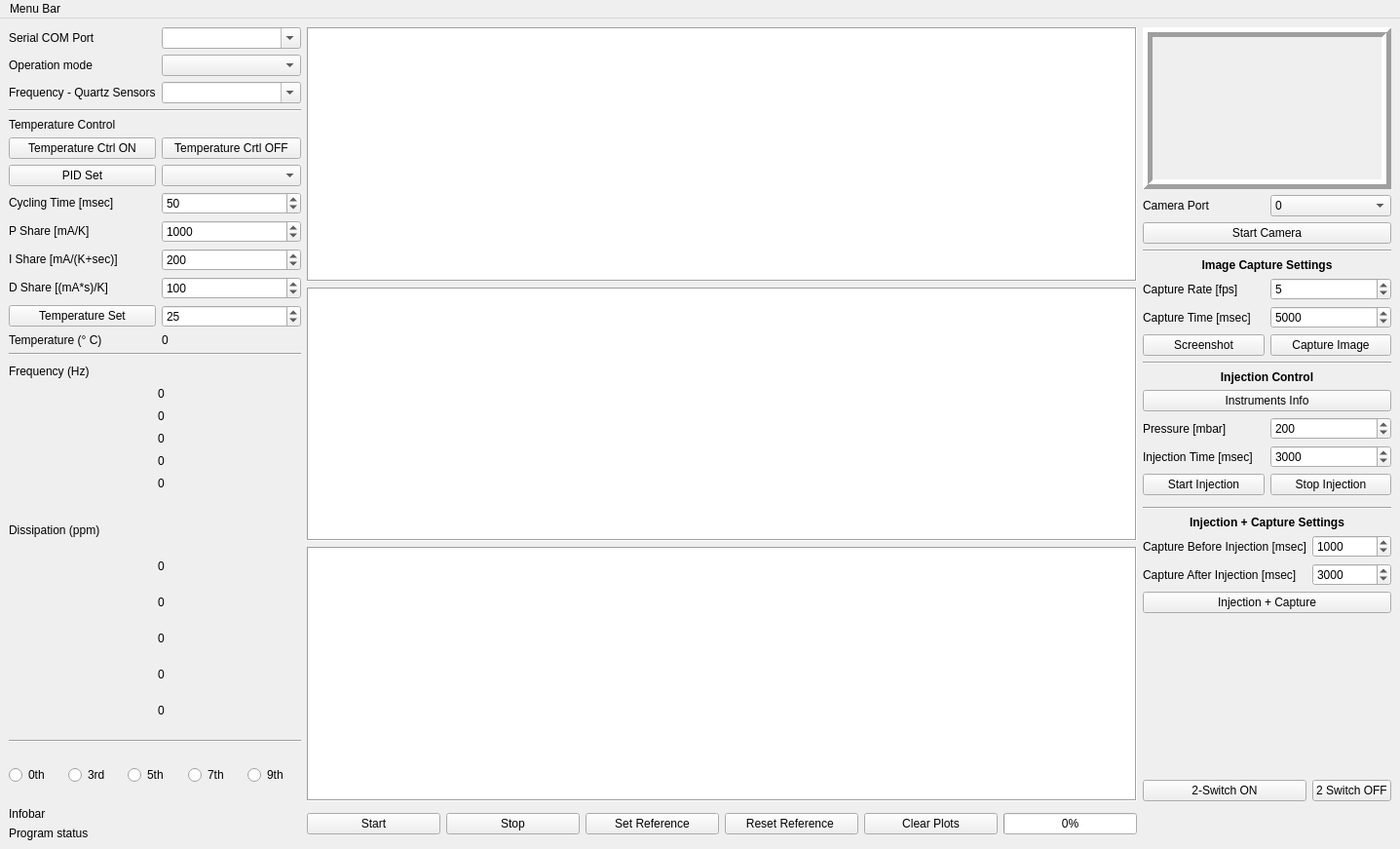
<?xml version="1.0" encoding="UTF-8"?>
<ui version="4.0">
 <class>MainWindow</class>
 <widget class="QMainWindow" name="MainWindow">
  <property name="geometry">
   <rect>
    <x>0</x>
    <y>0</y>
    <width>1437</width>
    <height>871</height>
   </rect>
  </property>
  <property name="sizePolicy">
   <sizepolicy hsizetype="Expanding" vsizetype="Expanding">
    <horstretch>0</horstretch>
    <verstretch>0</verstretch>
   </sizepolicy>
  </property>
  <property name="minimumSize">
   <size>
    <width>1200</width>
    <height>0</height>
   </size>
  </property>
  <property name="maximumSize">
   <size>
    <width>16777215</width>
    <height>871</height>
   </size>
  </property>
  <property name="windowTitle">
   <string>openQCM NEXT - version 0.1.2 (BETA-TEST) - INSA version</string>
  </property>
  <property name="windowIcon">
   <iconset>
    <normaloff>../../../../../../../../../../../../../../../../../../.designer/backup/favicon.png</normaloff>../../../../../../../../../../../../../../../../../../.designer/backup/favicon.png</iconset>
  </property>
  <property name="autoFillBackground">
   <bool>false</bool>
  </property>
  <property name="styleSheet">
   <string notr="true"/>
  </property>
  <property name="tabShape">
   <enum>QTabWidget::Rounded</enum>
  </property>
  <widget class="QWidget" name="centralwidget">
   <property name="minimumSize">
    <size>
     <width>1200</width>
     <height>0</height>
    </size>
   </property>
   <layout class="QGridLayout" name="gridLayout_2">
    <item row="9" column="1">
     <layout class="QHBoxLayout" name="horizontalLayout_Operating_Buttons">
      <property name="sizeConstraint">
       <enum>QLayout::SetDefaultConstraint</enum>
      </property>
      <property name="bottomMargin">
       <number>0</number>
      </property>
      <item>
       <widget class="QPushButton" name="pButton_Start">
        <property name="sizePolicy">
         <sizepolicy hsizetype="MinimumExpanding" vsizetype="Fixed">
          <horstretch>0</horstretch>
          <verstretch>0</verstretch>
         </sizepolicy>
        </property>
        <property name="minimumSize">
         <size>
          <width>0</width>
          <height>0</height>
         </size>
        </property>
        <property name="text">
         <string>Start</string>
        </property>
       </widget>
      </item>
      <item>
       <widget class="QPushButton" name="pButton_Stop">
        <property name="sizePolicy">
         <sizepolicy hsizetype="MinimumExpanding" vsizetype="Fixed">
          <horstretch>0</horstretch>
          <verstretch>0</verstretch>
         </sizepolicy>
        </property>
        <property name="minimumSize">
         <size>
          <width>0</width>
          <height>0</height>
         </size>
        </property>
        <property name="text">
         <string>Stop</string>
        </property>
       </widget>
      </item>
      <item>
       <widget class="QPushButton" name="pButton_Reference">
        <property name="sizePolicy">
         <sizepolicy hsizetype="MinimumExpanding" vsizetype="Fixed">
          <horstretch>0</horstretch>
          <verstretch>0</verstretch>
         </sizepolicy>
        </property>
        <property name="minimumSize">
         <size>
          <width>0</width>
          <height>0</height>
         </size>
        </property>
        <property name="text">
         <string>Set Reference</string>
        </property>
       </widget>
      </item>
      <item>
       <widget class="QPushButton" name="pButton_Reference_Not">
        <property name="sizePolicy">
         <sizepolicy hsizetype="MinimumExpanding" vsizetype="Fixed">
          <horstretch>0</horstretch>
          <verstretch>0</verstretch>
         </sizepolicy>
        </property>
        <property name="text">
         <string>Reset Reference </string>
        </property>
       </widget>
      </item>
      <item>
       <widget class="QPushButton" name="pButton_Clear">
        <property name="sizePolicy">
         <sizepolicy hsizetype="MinimumExpanding" vsizetype="Fixed">
          <horstretch>0</horstretch>
          <verstretch>0</verstretch>
         </sizepolicy>
        </property>
        <property name="minimumSize">
         <size>
          <width>0</width>
          <height>0</height>
         </size>
        </property>
        <property name="text">
         <string>Clear Plots</string>
        </property>
       </widget>
      </item>
      <item>
       <widget class="QProgressBar" name="progressBar">
        <property name="sizePolicy">
         <sizepolicy hsizetype="MinimumExpanding" vsizetype="Fixed">
          <horstretch>0</horstretch>
          <verstretch>0</verstretch>
         </sizepolicy>
        </property>
        <property name="minimumSize">
         <size>
          <width>0</width>
          <height>0</height>
         </size>
        </property>
        <property name="value">
         <number>0</number>
        </property>
        <property name="alignment">
         <set>Qt::AlignCenter</set>
        </property>
        <property name="textVisible">
         <bool>true</bool>
        </property>
       </widget>
      </item>
     </layout>
    </item>
    <item row="4" column="2">
     <layout class="QGridLayout" name="gridLayout_4">
      <item row="2" column="0">
       <widget class="QLabel" name="label_capture_time_B_injection">
        <property name="sizePolicy">
         <sizepolicy hsizetype="Preferred" vsizetype="Preferred">
          <horstretch>0</horstretch>
          <verstretch>0</verstretch>
         </sizepolicy>
        </property>
        <property name="text">
         <string>Capture Before Injection [msec]</string>
        </property>
       </widget>
      </item>
      <item row="1" column="0" colspan="2">
       <widget class="QLabel" name="label_Injection_capture">
        <property name="font">
         <font>
          <bold>true</bold>
         </font>
        </property>
        <property name="text">
         <string>Injection + Capture Settings</string>
        </property>
        <property name="alignment">
         <set>Qt::AlignCenter</set>
        </property>
       </widget>
      </item>
      <item row="0" column="0" colspan="2">
       <widget class="Line" name="line_6">
        <property name="orientation">
         <enum>Qt::Horizontal</enum>
        </property>
       </widget>
      </item>
      <item row="4" column="0" colspan="2">
       <widget class="QPushButton" name="pButton_Injection_Capture">
        <property name="text">
         <string>Injection + Capture</string>
        </property>
       </widget>
      </item>
      <item row="3" column="0">
       <widget class="QLabel" name="label_capture_time_A_injection">
        <property name="text">
         <string>Capture After Injection [msec]</string>
        </property>
       </widget>
      </item>
      <item row="3" column="1">
       <widget class="QSpinBox" name="spinBox_Time_After_Injection">
        <property name="sizePolicy">
         <sizepolicy hsizetype="Preferred" vsizetype="Fixed">
          <horstretch>0</horstretch>
          <verstretch>0</verstretch>
         </sizepolicy>
        </property>
        <property name="maximum">
         <number>99999</number>
        </property>
        <property name="singleStep">
         <number>500</number>
        </property>
        <property name="value">
         <number>3000</number>
        </property>
       </widget>
      </item>
      <item row="5" column="0" colspan="2">
       <spacer name="verticalSpacer">
        <property name="orientation">
         <enum>Qt::Vertical</enum>
        </property>
        <property name="sizeHint" stdset="0">
         <size>
          <width>20</width>
          <height>40</height>
         </size>
        </property>
       </spacer>
      </item>
      <item row="2" column="1">
       <widget class="QSpinBox" name="spinBox_Time_Before_Injection">
        <property name="sizePolicy">
         <sizepolicy hsizetype="Preferred" vsizetype="Fixed">
          <horstretch>0</horstretch>
          <verstretch>0</verstretch>
         </sizepolicy>
        </property>
        <property name="wrapping">
         <bool>false</bool>
        </property>
        <property name="frame">
         <bool>true</bool>
        </property>
        <property name="maximum">
         <number>99999</number>
        </property>
        <property name="singleStep">
         <number>500</number>
        </property>
        <property name="value">
         <number>1000</number>
        </property>
       </widget>
      </item>
      <item row="6" column="0">
       <widget class="QPushButton" name="pButton_Switch_ON">
        <property name="text">
         <string>2-Switch ON</string>
        </property>
       </widget>
      </item>
      <item row="6" column="1">
       <widget class="QPushButton" name="pButton_Switch_OFF">
        <property name="text">
         <string>2 Switch OFF</string>
        </property>
       </widget>
      </item>
     </layout>
    </item>
    <item row="4" column="0">
     <layout class="QGridLayout" name="gridLayout_Dissipation">
      <property name="sizeConstraint">
       <enum>QLayout::SetFixedSize</enum>
      </property>
      <item row="6" column="1">
       <widget class="QLabel" name="D5">
        <property name="sizePolicy">
         <sizepolicy hsizetype="Minimum" vsizetype="Fixed">
          <horstretch>0</horstretch>
          <verstretch>0</verstretch>
         </sizepolicy>
        </property>
        <property name="text">
         <string>0</string>
        </property>
       </widget>
      </item>
      <item row="6" column="0">
       <widget class="QLabel" name="label_D5">
        <property name="sizePolicy">
         <sizepolicy hsizetype="Minimum" vsizetype="Fixed">
          <horstretch>0</horstretch>
          <verstretch>0</verstretch>
         </sizepolicy>
        </property>
        <property name="text">
         <string/>
        </property>
        <property name="textFormat">
         <enum>Qt::RichText</enum>
        </property>
        <property name="pixmap">
         <pixmap>icon/colour/D5.png</pixmap>
        </property>
       </widget>
      </item>
      <item row="4" column="0">
       <widget class="QLabel" name="label_D0">
        <property name="sizePolicy">
         <sizepolicy hsizetype="Minimum" vsizetype="Fixed">
          <horstretch>0</horstretch>
          <verstretch>0</verstretch>
         </sizepolicy>
        </property>
        <property name="text">
         <string/>
        </property>
        <property name="textFormat">
         <enum>Qt::RichText</enum>
        </property>
        <property name="pixmap">
         <pixmap>icon/colour/D0.png</pixmap>
        </property>
       </widget>
      </item>
      <item row="4" column="1">
       <widget class="QLabel" name="D0">
        <property name="sizePolicy">
         <sizepolicy hsizetype="Minimum" vsizetype="Fixed">
          <horstretch>0</horstretch>
          <verstretch>0</verstretch>
         </sizepolicy>
        </property>
        <property name="text">
         <string>0</string>
        </property>
       </widget>
      </item>
      <item row="5" column="0">
       <widget class="QLabel" name="label_D3">
        <property name="sizePolicy">
         <sizepolicy hsizetype="Minimum" vsizetype="Fixed">
          <horstretch>0</horstretch>
          <verstretch>0</verstretch>
         </sizepolicy>
        </property>
        <property name="text">
         <string/>
        </property>
        <property name="textFormat">
         <enum>Qt::RichText</enum>
        </property>
        <property name="pixmap">
         <pixmap>icon/colour/D3.png</pixmap>
        </property>
       </widget>
      </item>
      <item row="5" column="1">
       <widget class="QLabel" name="D3">
        <property name="sizePolicy">
         <sizepolicy hsizetype="Minimum" vsizetype="Fixed">
          <horstretch>0</horstretch>
          <verstretch>0</verstretch>
         </sizepolicy>
        </property>
        <property name="text">
         <string>0</string>
        </property>
       </widget>
      </item>
      <item row="8" column="1">
       <widget class="QLabel" name="D9">
        <property name="sizePolicy">
         <sizepolicy hsizetype="Minimum" vsizetype="Fixed">
          <horstretch>0</horstretch>
          <verstretch>0</verstretch>
         </sizepolicy>
        </property>
        <property name="text">
         <string>0</string>
        </property>
       </widget>
      </item>
      <item row="7" column="1">
       <widget class="QLabel" name="D7">
        <property name="sizePolicy">
         <sizepolicy hsizetype="Minimum" vsizetype="Fixed">
          <horstretch>0</horstretch>
          <verstretch>0</verstretch>
         </sizepolicy>
        </property>
        <property name="text">
         <string>0</string>
        </property>
       </widget>
      </item>
      <item row="7" column="0">
       <widget class="QLabel" name="label_D7">
        <property name="sizePolicy">
         <sizepolicy hsizetype="Minimum" vsizetype="Fixed">
          <horstretch>0</horstretch>
          <verstretch>0</verstretch>
         </sizepolicy>
        </property>
        <property name="text">
         <string/>
        </property>
        <property name="textFormat">
         <enum>Qt::RichText</enum>
        </property>
        <property name="pixmap">
         <pixmap>icon/colour/D7.png</pixmap>
        </property>
       </widget>
      </item>
      <item row="3" column="0" colspan="2">
       <widget class="QLabel" name="label_D_Title">
        <property name="sizePolicy">
         <sizepolicy hsizetype="Minimum" vsizetype="Fixed">
          <horstretch>0</horstretch>
          <verstretch>0</verstretch>
         </sizepolicy>
        </property>
        <property name="text">
         <string>Dissipation (ppm)</string>
        </property>
       </widget>
      </item>
      <item row="8" column="0">
       <widget class="QLabel" name="label_D9">
        <property name="sizePolicy">
         <sizepolicy hsizetype="Minimum" vsizetype="Fixed">
          <horstretch>0</horstretch>
          <verstretch>0</verstretch>
         </sizepolicy>
        </property>
        <property name="text">
         <string/>
        </property>
        <property name="pixmap">
         <pixmap>icon/colour/D9.png</pixmap>
        </property>
       </widget>
      </item>
      <item row="10" column="0" colspan="2">
       <layout class="QHBoxLayout" name="horizontalLayout_2">
        <item>
         <widget class="QRadioButton" name="radioBtn_F0">
          <property name="sizePolicy">
           <sizepolicy hsizetype="Minimum" vsizetype="Fixed">
            <horstretch>0</horstretch>
            <verstretch>0</verstretch>
           </sizepolicy>
          </property>
          <property name="text">
           <string>0th</string>
          </property>
          <property name="autoExclusive">
           <bool>false</bool>
          </property>
         </widget>
        </item>
        <item>
         <widget class="QRadioButton" name="radioBtn_F3">
          <property name="sizePolicy">
           <sizepolicy hsizetype="Minimum" vsizetype="Fixed">
            <horstretch>0</horstretch>
            <verstretch>0</verstretch>
           </sizepolicy>
          </property>
          <property name="text">
           <string>3rd</string>
          </property>
          <property name="autoExclusive">
           <bool>false</bool>
          </property>
         </widget>
        </item>
        <item>
         <widget class="QRadioButton" name="radioBtn_F5">
          <property name="sizePolicy">
           <sizepolicy hsizetype="Minimum" vsizetype="Fixed">
            <horstretch>0</horstretch>
            <verstretch>0</verstretch>
           </sizepolicy>
          </property>
          <property name="text">
           <string>5th</string>
          </property>
          <property name="autoExclusive">
           <bool>false</bool>
          </property>
         </widget>
        </item>
        <item>
         <widget class="QRadioButton" name="radioBtn_F7">
          <property name="sizePolicy">
           <sizepolicy hsizetype="Minimum" vsizetype="Fixed">
            <horstretch>0</horstretch>
            <verstretch>0</verstretch>
           </sizepolicy>
          </property>
          <property name="text">
           <string>7th</string>
          </property>
          <property name="autoExclusive">
           <bool>false</bool>
          </property>
         </widget>
        </item>
        <item>
         <widget class="QRadioButton" name="radioBtn_F9">
          <property name="sizePolicy">
           <sizepolicy hsizetype="Minimum" vsizetype="Fixed">
            <horstretch>0</horstretch>
            <verstretch>0</verstretch>
           </sizepolicy>
          </property>
          <property name="text">
           <string>9th</string>
          </property>
          <property name="autoExclusive">
           <bool>false</bool>
          </property>
         </widget>
        </item>
       </layout>
      </item>
      <item row="9" column="0" colspan="2">
       <widget class="Line" name="line_2">
        <property name="orientation">
         <enum>Qt::Horizontal</enum>
        </property>
       </widget>
      </item>
     </layout>
    </item>
    <item row="9" column="0">
     <layout class="QVBoxLayout" name="verticalLayout_Infobar">
      <property name="bottomMargin">
       <number>0</number>
      </property>
      <item>
       <widget class="QLabel" name="infobar">
        <property name="sizePolicy">
         <sizepolicy hsizetype="Fixed" vsizetype="Fixed">
          <horstretch>0</horstretch>
          <verstretch>0</verstretch>
         </sizepolicy>
        </property>
        <property name="minimumSize">
         <size>
          <width>300</width>
          <height>0</height>
         </size>
        </property>
        <property name="text">
         <string>Infobar</string>
        </property>
       </widget>
      </item>
      <item>
       <widget class="QLabel" name="infostatus">
        <property name="enabled">
         <bool>true</bool>
        </property>
        <property name="sizePolicy">
         <sizepolicy hsizetype="Fixed" vsizetype="Fixed">
          <horstretch>0</horstretch>
          <verstretch>0</verstretch>
         </sizepolicy>
        </property>
        <property name="minimumSize">
         <size>
          <width>300</width>
          <height>0</height>
         </size>
        </property>
        <property name="text">
         <string>Program status </string>
        </property>
       </widget>
      </item>
     </layout>
    </item>
    <item row="2" column="2">
     <layout class="QGridLayout" name="gridLayout_Injection">
      <property name="sizeConstraint">
       <enum>QLayout::SetMinAndMaxSize</enum>
      </property>
      <item row="3" column="0" colspan="2">
       <widget class="QPushButton" name="pButton_InstrumentsInfo">
        <property name="text">
         <string>Instruments Info</string>
        </property>
       </widget>
      </item>
      <item row="6" column="1">
       <widget class="QPushButton" name="pButton_Stop_Injection">
        <property name="text">
         <string>Stop Injection</string>
        </property>
       </widget>
      </item>
      <item row="6" column="0">
       <widget class="QPushButton" name="pButton_Start_Injection">
        <property name="text">
         <string>Start Injection</string>
        </property>
       </widget>
      </item>
      <item row="2" column="0" colspan="2">
       <widget class="QLabel" name="label_Injection_Control">
        <property name="sizePolicy">
         <sizepolicy hsizetype="Minimum" vsizetype="Fixed">
          <horstretch>0</horstretch>
          <verstretch>0</verstretch>
         </sizepolicy>
        </property>
        <property name="font">
         <font>
          <bold>true</bold>
         </font>
        </property>
        <property name="layoutDirection">
         <enum>Qt::LeftToRight</enum>
        </property>
        <property name="text">
         <string>Injection Control</string>
        </property>
        <property name="alignment">
         <set>Qt::AlignCenter</set>
        </property>
       </widget>
      </item>
      <item row="4" column="1">
       <widget class="QSpinBox" name="spinBox_Pressure">
        <property name="maximum">
         <number>1100</number>
        </property>
        <property name="value">
         <number>200</number>
        </property>
       </widget>
      </item>
      <item row="1" column="0" colspan="2">
       <widget class="Line" name="line_4">
        <property name="orientation">
         <enum>Qt::Horizontal</enum>
        </property>
       </widget>
      </item>
      <item row="5" column="1">
       <widget class="QSpinBox" name="spinBox_Injection_Time">
        <property name="maximum">
         <number>100000</number>
        </property>
        <property name="singleStep">
         <number>500</number>
        </property>
        <property name="value">
         <number>3000</number>
        </property>
       </widget>
      </item>
      <item row="5" column="0">
       <widget class="QLabel" name="label_Injection_Time">
        <property name="text">
         <string>Injection Time [msec]</string>
        </property>
       </widget>
      </item>
      <item row="4" column="0">
       <widget class="QLabel" name="label_Pressure">
        <property name="enabled">
         <bool>true</bool>
        </property>
        <property name="text">
         <string>Pressure [mbar]</string>
        </property>
       </widget>
      </item>
     </layout>
    </item>
    <item row="1" column="2">
     <layout class="QGridLayout" name="gridLayout">
      <item row="6" column="0">
       <widget class="QLabel" name="label_Capture_rate">
        <property name="text">
         <string>Capture Rate [fps]</string>
        </property>
       </widget>
      </item>
      <item row="7" column="0">
       <widget class="QLabel" name="label_Capture_Rate">
        <property name="text">
         <string>Capture Time [msec]</string>
        </property>
       </widget>
      </item>
      <item row="1" column="0">
       <widget class="QLabel" name="label_camera_port">
        <property name="text">
         <string>Camera Port</string>
        </property>
       </widget>
      </item>
      <item row="8" column="1">
       <widget class="QPushButton" name="pButton_Capture_Image">
        <property name="text">
         <string>Capture Image</string>
        </property>
       </widget>
      </item>
      <item row="2" column="0" colspan="2">
       <widget class="QPushButton" name="pButton_Start_Camera">
        <property name="text">
         <string>Start Camera</string>
        </property>
       </widget>
      </item>
      <item row="8" column="0">
       <widget class="QPushButton" name="pButton_Screenshot">
        <property name="text">
         <string>Screenshot</string>
        </property>
       </widget>
      </item>
      <item row="6" column="1">
       <widget class="QSpinBox" name="spinBox_Capture_Rate">
        <property name="maximum">
         <number>500</number>
        </property>
        <property name="value">
         <number>5</number>
        </property>
       </widget>
      </item>
      <item row="4" column="0" colspan="2">
       <widget class="QLabel" name="label_Camera_Settings">
        <property name="font">
         <font>
          <bold>true</bold>
         </font>
        </property>
        <property name="text">
         <string>Image Capture Settings</string>
        </property>
        <property name="alignment">
         <set>Qt::AlignCenter</set>
        </property>
       </widget>
      </item>
      <item row="0" column="0" colspan="2">
       <widget class="QLabel" name="imgLabel">
        <property name="sizePolicy">
         <sizepolicy hsizetype="MinimumExpanding" vsizetype="MinimumExpanding">
          <horstretch>0</horstretch>
          <verstretch>0</verstretch>
         </sizepolicy>
        </property>
        <property name="frameShape">
         <enum>QFrame::Box</enum>
        </property>
        <property name="frameShadow">
         <enum>QFrame::Raised</enum>
        </property>
        <property name="lineWidth">
         <number>5</number>
        </property>
        <property name="text">
         <string/>
        </property>
       </widget>
      </item>
      <item row="7" column="1">
       <widget class="QSpinBox" name="spinBox_Capture_Time">
        <property name="maximum">
         <number>100000</number>
        </property>
        <property name="singleStep">
         <number>500</number>
        </property>
        <property name="value">
         <number>5000</number>
        </property>
       </widget>
      </item>
      <item row="3" column="0" colspan="2">
       <widget class="Line" name="line_5">
        <property name="orientation">
         <enum>Qt::Horizontal</enum>
        </property>
       </widget>
      </item>
      <item row="1" column="1">
       <widget class="QComboBox" name="cBox_Camera_Port">
        <property name="editable">
         <bool>false</bool>
        </property>
        <property name="currentText">
         <string>0</string>
        </property>
        <property name="currentIndex">
         <number>0</number>
        </property>
        <item>
         <property name="text">
          <string>0</string>
         </property>
        </item>
        <item>
         <property name="text">
          <string>1</string>
         </property>
        </item>
        <item>
         <property name="text">
          <string>2</string>
         </property>
        </item>
       </widget>
      </item>
     </layout>
    </item>
    <item row="1" column="0">
     <layout class="QGridLayout" name="gridLayout_Settings">
      <property name="sizeConstraint">
       <enum>QLayout::SetMinAndMaxSize</enum>
      </property>
      <property name="topMargin">
       <number>0</number>
      </property>
      <item row="8" column="1">
       <widget class="QSpinBox" name="spinBox_P_Share">
        <property name="sizePolicy">
         <sizepolicy hsizetype="Minimum" vsizetype="Fixed">
          <horstretch>0</horstretch>
          <verstretch>0</verstretch>
         </sizepolicy>
        </property>
        <property name="maximum">
         <number>100000</number>
        </property>
        <property name="value">
         <number>1000</number>
        </property>
       </widget>
      </item>
      <item row="7" column="1">
       <widget class="QSpinBox" name="spinBox_Cycling_Time">
        <property name="sizePolicy">
         <sizepolicy hsizetype="Minimum" vsizetype="Fixed">
          <horstretch>0</horstretch>
          <verstretch>0</verstretch>
         </sizepolicy>
        </property>
        <property name="minimum">
         <number>1</number>
        </property>
        <property name="maximum">
         <number>1000</number>
        </property>
        <property name="value">
         <number>50</number>
        </property>
       </widget>
      </item>
      <item row="8" column="0">
       <widget class="QLabel" name="label_P_Share">
        <property name="sizePolicy">
         <sizepolicy hsizetype="Minimum" vsizetype="Fixed">
          <horstretch>0</horstretch>
          <verstretch>0</verstretch>
         </sizepolicy>
        </property>
        <property name="text">
         <string>P Share [mA/K]</string>
        </property>
       </widget>
      </item>
      <item row="2" column="0">
       <widget class="QLabel" name="l2">
        <property name="sizePolicy">
         <sizepolicy hsizetype="Minimum" vsizetype="Fixed">
          <horstretch>0</horstretch>
          <verstretch>0</verstretch>
         </sizepolicy>
        </property>
        <property name="text">
         <string>Frequency - Quartz Sensors</string>
        </property>
       </widget>
      </item>
      <item row="11" column="0">
       <widget class="QPushButton" name="pButton_Temperature_Set">
        <property name="sizePolicy">
         <sizepolicy hsizetype="Minimum" vsizetype="Fixed">
          <horstretch>0</horstretch>
          <verstretch>0</verstretch>
         </sizepolicy>
        </property>
        <property name="text">
         <string>Temperature Set</string>
        </property>
       </widget>
      </item>
      <item row="6" column="1">
       <widget class="QComboBox" name="cBox_PID">
        <property name="sizePolicy">
         <sizepolicy hsizetype="Minimum" vsizetype="Fixed">
          <horstretch>0</horstretch>
          <verstretch>0</verstretch>
         </sizepolicy>
        </property>
       </widget>
      </item>
      <item row="10" column="0">
       <widget class="QLabel" name="label_D_Share">
        <property name="sizePolicy">
         <sizepolicy hsizetype="Minimum" vsizetype="Fixed">
          <horstretch>0</horstretch>
          <verstretch>0</verstretch>
         </sizepolicy>
        </property>
        <property name="text">
         <string>D Share [(mA*s)/K]</string>
        </property>
       </widget>
      </item>
      <item row="9" column="0">
       <widget class="QLabel" name="label_I_Share">
        <property name="sizePolicy">
         <sizepolicy hsizetype="Minimum" vsizetype="Fixed">
          <horstretch>0</horstretch>
          <verstretch>0</verstretch>
         </sizepolicy>
        </property>
        <property name="text">
         <string>I Share [mA/(K+sec)]</string>
        </property>
       </widget>
      </item>
      <item row="1" column="0">
       <widget class="QLabel" name="info11">
        <property name="sizePolicy">
         <sizepolicy hsizetype="Minimum" vsizetype="Fixed">
          <horstretch>0</horstretch>
          <verstretch>0</verstretch>
         </sizepolicy>
        </property>
        <property name="text">
         <string>Operation mode</string>
        </property>
       </widget>
      </item>
      <item row="0" column="0">
       <widget class="QLabel" name="l1">
        <property name="sizePolicy">
         <sizepolicy hsizetype="Minimum" vsizetype="Fixed">
          <horstretch>0</horstretch>
          <verstretch>0</verstretch>
         </sizepolicy>
        </property>
        <property name="text">
         <string>Serial COM Port</string>
        </property>
       </widget>
      </item>
      <item row="10" column="1">
       <widget class="QSpinBox" name="spinBox_D_Share">
        <property name="sizePolicy">
         <sizepolicy hsizetype="Minimum" vsizetype="Fixed">
          <horstretch>0</horstretch>
          <verstretch>0</verstretch>
         </sizepolicy>
        </property>
        <property name="maximum">
         <number>100000</number>
        </property>
        <property name="value">
         <number>100</number>
        </property>
       </widget>
      </item>
      <item row="9" column="1">
       <widget class="QSpinBox" name="spinBox_I_Share">
        <property name="sizePolicy">
         <sizepolicy hsizetype="Minimum" vsizetype="Fixed">
          <horstretch>0</horstretch>
          <verstretch>0</verstretch>
         </sizepolicy>
        </property>
        <property name="maximum">
         <number>100000</number>
        </property>
        <property name="singleStep">
         <number>0</number>
        </property>
        <property name="value">
         <number>200</number>
        </property>
       </widget>
      </item>
      <item row="2" column="1">
       <widget class="QComboBox" name="cBox_Speed">
        <property name="sizePolicy">
         <sizepolicy hsizetype="Minimum" vsizetype="Fixed">
          <horstretch>0</horstretch>
          <verstretch>0</verstretch>
         </sizepolicy>
        </property>
        <property name="editable">
         <bool>true</bool>
        </property>
       </widget>
      </item>
      <item row="13" column="0" colspan="2">
       <widget class="Line" name="line_3">
        <property name="orientation">
         <enum>Qt::Horizontal</enum>
        </property>
       </widget>
      </item>
      <item row="5" column="0">
       <widget class="QPushButton" name="pButton_Tswitch_ON">
        <property name="sizePolicy">
         <sizepolicy hsizetype="Minimum" vsizetype="Fixed">
          <horstretch>0</horstretch>
          <verstretch>0</verstretch>
         </sizepolicy>
        </property>
        <property name="text">
         <string>Temperature Ctrl ON</string>
        </property>
       </widget>
      </item>
      <item row="6" column="0">
       <widget class="QPushButton" name="pButton_PID_Set">
        <property name="sizePolicy">
         <sizepolicy hsizetype="Minimum" vsizetype="Fixed">
          <horstretch>0</horstretch>
          <verstretch>0</verstretch>
         </sizepolicy>
        </property>
        <property name="text">
         <string>PID Set</string>
        </property>
       </widget>
      </item>
      <item row="11" column="1">
       <widget class="QDoubleSpinBox" name="doubleSpinBox_Temperature">
        <property name="sizePolicy">
         <sizepolicy hsizetype="Minimum" vsizetype="Fixed">
          <horstretch>0</horstretch>
          <verstretch>0</verstretch>
         </sizepolicy>
        </property>
        <property name="decimals">
         <number>0</number>
        </property>
        <property name="minimum">
         <double>5.000000000000000</double>
        </property>
        <property name="maximum">
         <double>45.000000000000000</double>
        </property>
        <property name="value">
         <double>25.000000000000000</double>
        </property>
       </widget>
      </item>
      <item row="1" column="1">
       <widget class="QComboBox" name="cBox_Source">
        <property name="sizePolicy">
         <sizepolicy hsizetype="Minimum" vsizetype="Fixed">
          <horstretch>0</horstretch>
          <verstretch>0</verstretch>
         </sizepolicy>
        </property>
        <property name="editable">
         <bool>false</bool>
        </property>
       </widget>
      </item>
      <item row="5" column="1">
       <widget class="QPushButton" name="pButton_Tswitch_OFF">
        <property name="sizePolicy">
         <sizepolicy hsizetype="Minimum" vsizetype="Fixed">
          <horstretch>0</horstretch>
          <verstretch>0</verstretch>
         </sizepolicy>
        </property>
        <property name="text">
         <string>Temperature Crtl OFF</string>
        </property>
       </widget>
      </item>
      <item row="4" column="0" colspan="2">
       <widget class="QLabel" name="label_Temperature_state">
        <property name="sizePolicy">
         <sizepolicy hsizetype="Minimum" vsizetype="Fixed">
          <horstretch>0</horstretch>
          <verstretch>0</verstretch>
         </sizepolicy>
        </property>
        <property name="text">
         <string>Temperature Control</string>
        </property>
       </widget>
      </item>
      <item row="0" column="1">
       <widget class="QComboBox" name="cBox_Port">
        <property name="sizePolicy">
         <sizepolicy hsizetype="Minimum" vsizetype="Fixed">
          <horstretch>0</horstretch>
          <verstretch>0</verstretch>
         </sizepolicy>
        </property>
        <property name="editable">
         <bool>true</bool>
        </property>
       </widget>
      </item>
      <item row="12" column="0">
       <widget class="QLabel" name="label_Temperature">
        <property name="sizePolicy">
         <sizepolicy hsizetype="Minimum" vsizetype="Fixed">
          <horstretch>0</horstretch>
          <verstretch>0</verstretch>
         </sizepolicy>
        </property>
        <property name="text">
         <string>Temperature (° C)</string>
        </property>
       </widget>
      </item>
      <item row="7" column="0">
       <widget class="QLabel" name="label_Cycling_Time">
        <property name="sizePolicy">
         <sizepolicy hsizetype="Minimum" vsizetype="Fixed">
          <horstretch>0</horstretch>
          <verstretch>0</verstretch>
         </sizepolicy>
        </property>
        <property name="text">
         <string>Cycling Time [msec]</string>
        </property>
       </widget>
      </item>
      <item row="12" column="1">
       <widget class="QLabel" name="indicator_temperature">
        <property name="sizePolicy">
         <sizepolicy hsizetype="Minimum" vsizetype="Fixed">
          <horstretch>0</horstretch>
          <verstretch>0</verstretch>
         </sizepolicy>
        </property>
        <property name="text">
         <string>0</string>
        </property>
       </widget>
      </item>
      <item row="3" column="0" colspan="2">
       <widget class="Line" name="line">
        <property name="sizePolicy">
         <sizepolicy hsizetype="Minimum" vsizetype="Fixed">
          <horstretch>0</horstretch>
          <verstretch>0</verstretch>
         </sizepolicy>
        </property>
        <property name="orientation">
         <enum>Qt::Horizontal</enum>
        </property>
       </widget>
      </item>
     </layout>
    </item>
    <item row="1" column="1" rowspan="4">
     <layout class="QVBoxLayout" name="verticalLayout_Graphs">
      <property name="spacing">
       <number>6</number>
      </property>
      <property name="sizeConstraint">
       <enum>QLayout::SetDefaultConstraint</enum>
      </property>
      <item>
       <widget class="GraphicsLayoutWidget" name="pltB">
        <property name="contextMenuPolicy">
         <enum>Qt::NoContextMenu</enum>
        </property>
        <property name="frameShape">
         <enum>QFrame::Box</enum>
        </property>
       </widget>
      </item>
      <item>
       <widget class="GraphicsLayoutWidget" name="pltD">
        <property name="frameShape">
         <enum>QFrame::Box</enum>
        </property>
       </widget>
      </item>
      <item>
       <widget class="GraphicsLayoutWidget" name="plt">
        <property name="sizePolicy">
         <sizepolicy hsizetype="Expanding" vsizetype="Expanding">
          <horstretch>0</horstretch>
          <verstretch>0</verstretch>
         </sizepolicy>
        </property>
        <property name="autoFillBackground">
         <bool>false</bool>
        </property>
        <property name="frameShape">
         <enum>QFrame::Box</enum>
        </property>
        <property name="frameShadow">
         <enum>QFrame::Sunken</enum>
        </property>
        <property name="lineWidth">
         <number>1</number>
        </property>
       </widget>
      </item>
     </layout>
    </item>
    <item row="2" column="0">
     <layout class="QGridLayout" name="gridLayout_Frequency">
      <property name="sizeConstraint">
       <enum>QLayout::SetFixedSize</enum>
      </property>
      <item row="3" column="1">
       <widget class="QLabel" name="F5">
        <property name="sizePolicy">
         <sizepolicy hsizetype="Minimum" vsizetype="Fixed">
          <horstretch>0</horstretch>
          <verstretch>0</verstretch>
         </sizepolicy>
        </property>
        <property name="text">
         <string>0</string>
        </property>
       </widget>
      </item>
      <item row="0" column="0" colspan="2">
       <widget class="QLabel" name="label_F_Title">
        <property name="sizePolicy">
         <sizepolicy hsizetype="Minimum" vsizetype="Fixed">
          <horstretch>0</horstretch>
          <verstretch>0</verstretch>
         </sizepolicy>
        </property>
        <property name="text">
         <string>Frequency (Hz)</string>
        </property>
       </widget>
      </item>
      <item row="1" column="1">
       <widget class="QLabel" name="F0">
        <property name="sizePolicy">
         <sizepolicy hsizetype="Minimum" vsizetype="Fixed">
          <horstretch>0</horstretch>
          <verstretch>0</verstretch>
         </sizepolicy>
        </property>
        <property name="text">
         <string>0</string>
        </property>
       </widget>
      </item>
      <item row="5" column="1">
       <widget class="QLabel" name="F9">
        <property name="sizePolicy">
         <sizepolicy hsizetype="Minimum" vsizetype="Fixed">
          <horstretch>0</horstretch>
          <verstretch>0</verstretch>
         </sizepolicy>
        </property>
        <property name="text">
         <string>0</string>
        </property>
       </widget>
      </item>
      <item row="5" column="0">
       <widget class="QLabel" name="label_F9">
        <property name="sizePolicy">
         <sizepolicy hsizetype="Minimum" vsizetype="Fixed">
          <horstretch>0</horstretch>
          <verstretch>0</verstretch>
         </sizepolicy>
        </property>
        <property name="text">
         <string/>
        </property>
        <property name="textFormat">
         <enum>Qt::RichText</enum>
        </property>
        <property name="pixmap">
         <pixmap>icon/colour/F9.png</pixmap>
        </property>
       </widget>
      </item>
      <item row="4" column="0">
       <widget class="QLabel" name="label_7">
        <property name="sizePolicy">
         <sizepolicy hsizetype="Minimum" vsizetype="Fixed">
          <horstretch>0</horstretch>
          <verstretch>0</verstretch>
         </sizepolicy>
        </property>
        <property name="text">
         <string/>
        </property>
        <property name="textFormat">
         <enum>Qt::RichText</enum>
        </property>
        <property name="pixmap">
         <pixmap>icon/colour/F7.png</pixmap>
        </property>
       </widget>
      </item>
      <item row="2" column="1">
       <widget class="QLabel" name="F3">
        <property name="sizePolicy">
         <sizepolicy hsizetype="Minimum" vsizetype="Fixed">
          <horstretch>0</horstretch>
          <verstretch>0</verstretch>
         </sizepolicy>
        </property>
        <property name="text">
         <string>0</string>
        </property>
       </widget>
      </item>
      <item row="3" column="0">
       <widget class="QLabel" name="label_F5">
        <property name="sizePolicy">
         <sizepolicy hsizetype="Minimum" vsizetype="Fixed">
          <horstretch>0</horstretch>
          <verstretch>0</verstretch>
         </sizepolicy>
        </property>
        <property name="text">
         <string/>
        </property>
        <property name="textFormat">
         <enum>Qt::RichText</enum>
        </property>
        <property name="pixmap">
         <pixmap>icon/colour/F5.png</pixmap>
        </property>
       </widget>
      </item>
      <item row="4" column="1">
       <widget class="QLabel" name="F7">
        <property name="sizePolicy">
         <sizepolicy hsizetype="Minimum" vsizetype="Fixed">
          <horstretch>0</horstretch>
          <verstretch>0</verstretch>
         </sizepolicy>
        </property>
        <property name="text">
         <string>0</string>
        </property>
       </widget>
      </item>
      <item row="2" column="0">
       <widget class="QLabel" name="label_F3">
        <property name="sizePolicy">
         <sizepolicy hsizetype="Minimum" vsizetype="Fixed">
          <horstretch>0</horstretch>
          <verstretch>0</verstretch>
         </sizepolicy>
        </property>
        <property name="text">
         <string/>
        </property>
        <property name="textFormat">
         <enum>Qt::RichText</enum>
        </property>
        <property name="pixmap">
         <pixmap>icon/colour/F3.png</pixmap>
        </property>
       </widget>
      </item>
      <item row="1" column="0">
       <widget class="QLabel" name="label_F0">
        <property name="sizePolicy">
         <sizepolicy hsizetype="Minimum" vsizetype="Fixed">
          <horstretch>0</horstretch>
          <verstretch>0</verstretch>
         </sizepolicy>
        </property>
        <property name="text">
         <string/>
        </property>
        <property name="textFormat">
         <enum>Qt::RichText</enum>
        </property>
        <property name="pixmap">
         <pixmap>icon/colour/F0.png</pixmap>
        </property>
        <property name="scaledContents">
         <bool>false</bool>
        </property>
       </widget>
      </item>
     </layout>
    </item>
   </layout>
  </widget>
  <widget class="QMenuBar" name="menuBar">
   <property name="geometry">
    <rect>
     <x>0</x>
     <y>0</y>
     <width>1437</width>
     <height>24</height>
    </rect>
   </property>
   <widget class="QMenu" name="menuMenu_Bar">
    <property name="title">
     <string>Menu Bar</string>
    </property>
   </widget>
   <addaction name="menuMenu_Bar"/>
  </widget>
 </widget>
 <customwidgets>
  <customwidget>
   <class>GraphicsLayoutWidget</class>
   <extends>QGraphicsView</extends>
   <header>pyqtgraph</header>
  </customwidget>
 </customwidgets>
 <tabstops>
  <tabstop>cBox_Port</tabstop>
  <tabstop>cBox_Source</tabstop>
  <tabstop>cBox_Speed</tabstop>
  <tabstop>pButton_Tswitch_ON</tabstop>
  <tabstop>pButton_Tswitch_OFF</tabstop>
  <tabstop>pButton_PID_Set</tabstop>
  <tabstop>cBox_PID</tabstop>
  <tabstop>spinBox_Cycling_Time</tabstop>
  <tabstop>spinBox_P_Share</tabstop>
  <tabstop>spinBox_I_Share</tabstop>
  <tabstop>spinBox_D_Share</tabstop>
  <tabstop>pButton_Temperature_Set</tabstop>
  <tabstop>doubleSpinBox_Temperature</tabstop>
  <tabstop>radioBtn_F0</tabstop>
  <tabstop>radioBtn_F3</tabstop>
  <tabstop>radioBtn_F5</tabstop>
  <tabstop>radioBtn_F7</tabstop>
  <tabstop>radioBtn_F9</tabstop>
  <tabstop>pButton_InstrumentsInfo</tabstop>
  <tabstop>spinBox_Pressure</tabstop>
  <tabstop>spinBox_Injection_Time</tabstop>
  <tabstop>pButton_Start</tabstop>
  <tabstop>pButton_Stop_Injection</tabstop>
  <tabstop>pButton_Stop</tabstop>
  <tabstop>pltD</tabstop>
  <tabstop>plt</tabstop>
  <tabstop>pltB</tabstop>
  <tabstop>pButton_Reference_Not</tabstop>
  <tabstop>pButton_Reference</tabstop>
  <tabstop>pButton_Clear</tabstop>
 </tabstops>
 <resources/>
 <connections/>
</ui>
